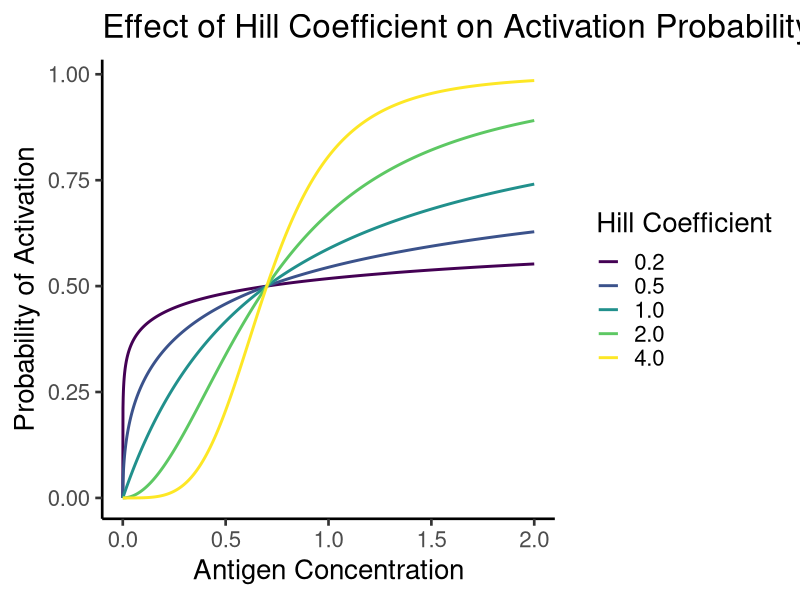
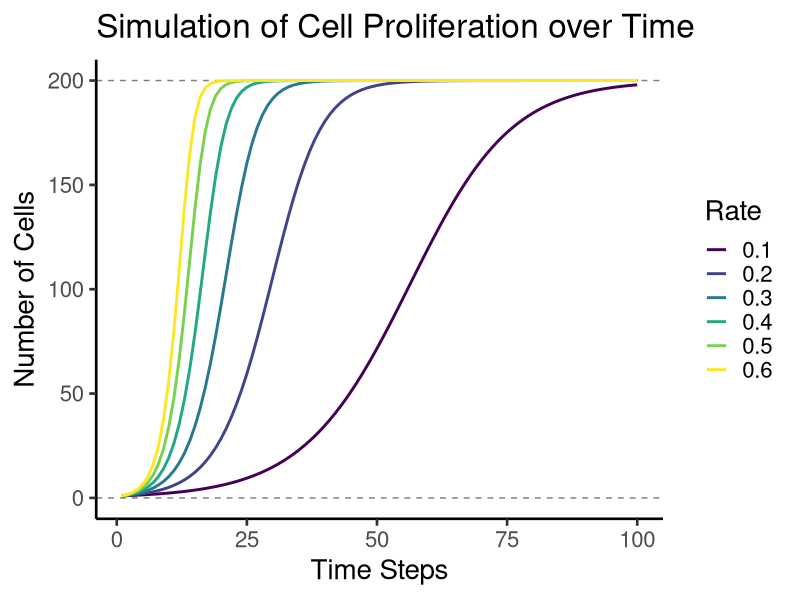
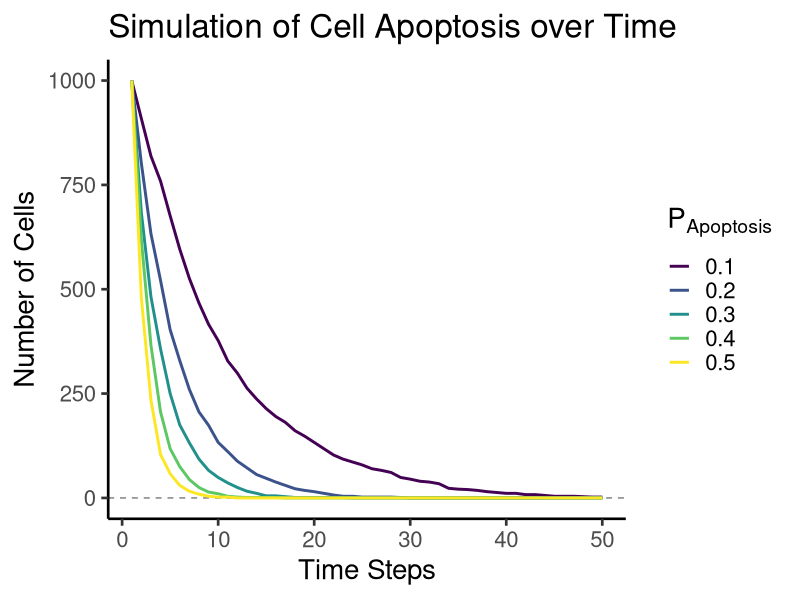
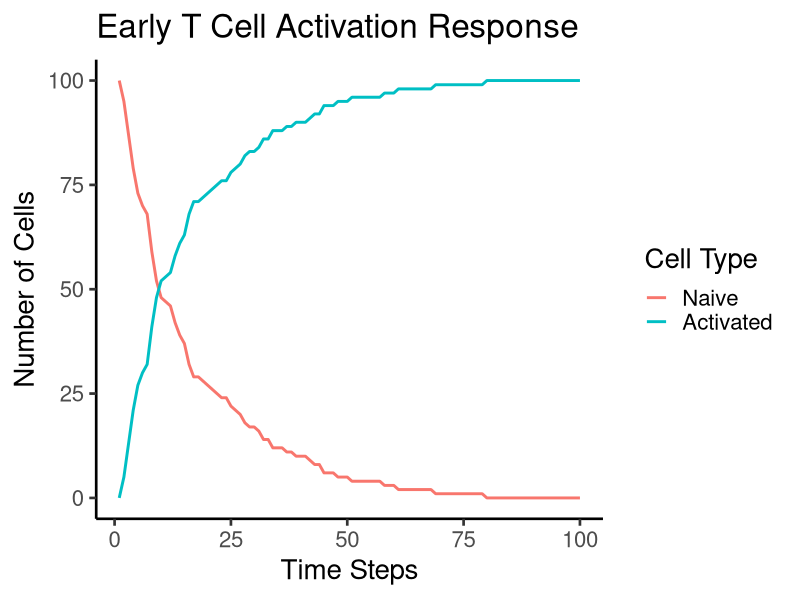
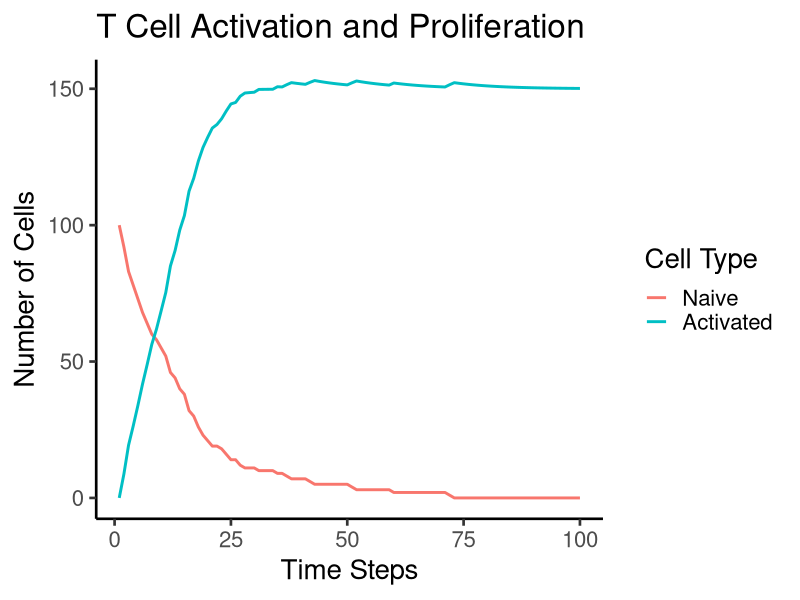
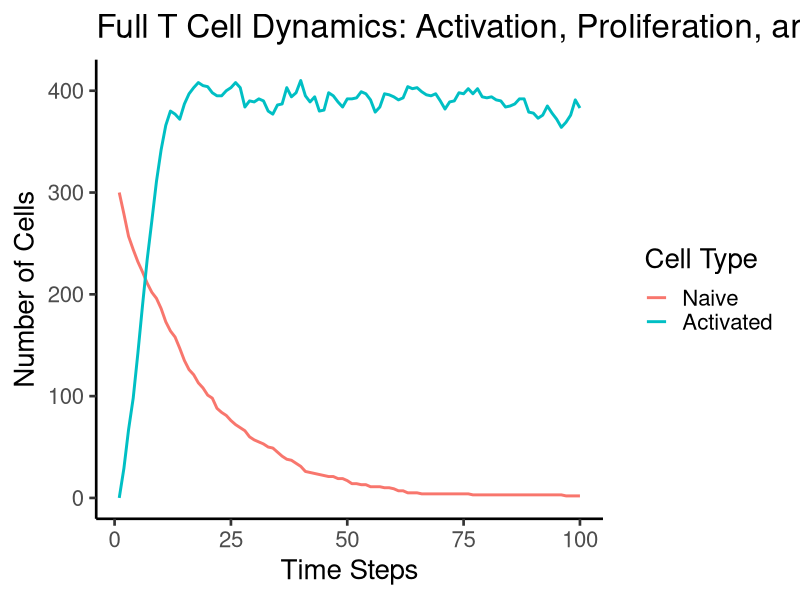
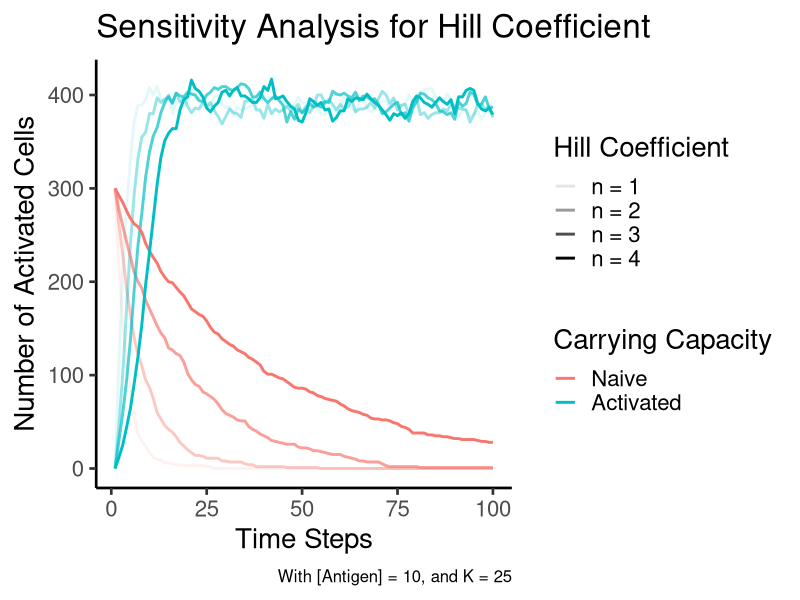

The R script that drew these images, in order:
## ---- chunk 1
#| include: false
library(ggplot2)
library(data.table)

theme_set(new = theme_classic(base_size = 20))
## ---- chunk 2
activation_probability <- function(antigen, K, n) {
  (antigen^n) / (K^n + antigen^n)
}
## ---- chunk 3
#| code-fold: true
#| fig-cap: "**Hill coefficient (`n`) on T cell activation**. When `n = 1`, the response is nearly linear. However, as n increases (`n = 2`, `n = 4`), the activation curve becomes increasingly steep, demonstrating enhanced cooperativity and a more pronounced threshold effect. This highlights how small changes in antigen concentration can trigger large changes in activation probability when cooperativity is high. It's like comparing a gentle slope to a cliff, a small step can make a big difference when you're near the edge of the cliff (high `n`)."

antigen_conc <- seq(0, 2, by = 0.001)

df <- lapply(c("0.2" = 0.2, "0.5" = 0.5, 
         "1.0" = 1.0, "2.0" = 2.0, 
         "4.0" = 4.0), function(x) {
           data.table(
             Pr = activation_probability(antigen_conc, K = 0.7, n = x),
             Antigen = antigen_conc
           )
         }) |> rbindlist(idcol = "Hill coefficient")

ggplot(df, aes(Antigen, Pr)) +
  geom_line(aes(color = `Hill coefficient`), linewidth = 1) +
  labs(x = "Antigen Concentration", y = "Probability of Activation", color = "Hill Coefficient", title = "Effect of Hill Coefficient on Activation Probability") +
  scale_color_ordinal()
## ---- chunk 4
proliferation <- function(N, r, K) {
  N + r * N * (1 - N / K)
}
## ---- chunk 5
#| code-fold: true
#| fig-cap: "**Dynamics of T cell proliferation using the logistic growth model**. Simulations with varying growth rates (r) show that faster proliferation leads to a more rapid initial increase in cell numbers. However, the carrying capacity (K = 200) acts as a limiting factor, causing all populations to eventually reach a plateau, highlighting the constraint of resources on cell growth. It's like a race between different rabbit populations, the faster breeders get to the maximum population size quicker, but they all eventually hit the limit of their field."

## Function to simulate cell proliferation
proliferating_cells <- function(n_steps, n_cells, r, k) {
  cells <- numeric(n_steps)
  cells[1L] <- n_cells
  for (t in 2:n_steps) {
    cells[t] <- proliferation(N = cells[t-1], r = r, K = k)
  }
  data.table(Time = seq_len(n_steps), Cells = cells)
}

## Testing different Rate values
df <- lapply(X = seq(0.1, 0.6, by = 0.1), function(x) {
  proliferating_cells(100, 1, x, 200)
}) |> rbindlist(idcol = "Rate")

## Pretty labels for plotting
df[, Rate := ordered(Rate, levels = 1:6, labels = seq(0.1, 0.6, by = 0.1))]

## ggplot2 plot
ggplot(df, aes(Time, Cells, color = Rate)) +
  geom_hline(yintercept = c(0, 200), color = "gray50", 
             linewidth = 1/2, linetype = 2) +
  geom_line(linewidth = 1) +
  labs(x = "Time Steps",
       y = "Number of Cells", 
       title = "Simulation of Cell Proliferation over Time")
## ---- chunk 6
apoptosis <- function(N, p_apoptosis) {
  n_apoptosis <- rbinom(1, N, p_apoptosis) # Number of cells undergoing apoptosis
  N - n_apoptosis
}
## ---- chunk 7
#| code-fold: true
#| fig-cap: "**Effect of apoptosis probability on cell population size over time**. Simulations show that increasing the probability of apoptosis ($p_{\text{apoptosis}}$) results in a more rapid decrease in the number of cells, illustrating the direct relationship between apoptosis rate and population decline. It's like watching a sandcastle being washed away by the tide, the stronger the tide (higher `p_apoptosis`), the faster the sandcastle disappears."

## Function to simulate cell dead
apoptotic_cells <- function(n_steps, n_cells, p) {
  cells <- numeric(n_steps)
  cells[1L] <- n_cells
  for (t in 2:n_steps) {
    cells[t] <- apoptosis(N = cells[t-1], p_apoptosis = p)
  }
  data.table(Time = seq_len(n_steps), Cells = cells)
}

## Testing different Rate values
df <- lapply(X = seq(0.1, 0.5, by = 0.1), function(x) {
  apoptotic_cells(50, 1000, x)
}) |> rbindlist(idcol = "Probability")

## Pretty labels for plotting
df[, Probability := ordered(Probability, levels = 1:5, labels = seq(0.1, 0.5, by = 0.1))]

## ggplot2 plot
ggplot(df, aes(Time, Cells, color = Probability)) +
  geom_hline(yintercept = c(0), color = "gray50", 
             linewidth = 1/2, linetype = 2) +
  geom_line(linewidth = 1) +
  labs(x = "Time Steps",
       y = "Number of Cells", 
       title = "Simulation of Cell Apoptosis over Time",
       color = expression(P[Apoptosis]))
## ---- chunk 8
## T Cell population
n_steps <- 100         # Number of time steps
n_naive <- 100         # Initial number of naive T cells

## T Cell activation function
antigen_level <- 0.2   # Antigen concentration
K_activation <- 0.5    # Dissociation constant for activation
n_hill <- 3            # Hill coefficient for activation
## ---- chunk 9
## Simulation function
sim_t_activation <- function(n_steps, n_naive, antigen_level, K_activation, n_hill) {
  # Initialize data structures
  naive_t_cells <- numeric(n_steps)
  activated_t_cells <- numeric(n_steps)
  
  # Initial number of naive T cells
  naive_t_cells[1L] <- n_naive
  
  ## Probability of activation
  prob <- activation_probability(antigen_level, K_activation, n_hill)
  
  # Loop of activation cycle
  for (t in 2:n_steps) {
    # Probabilistic Activation of T cells
    n_activated <- 0
    n_activated <- sum(runif(n = naive_t_cells[t-1]) < prob)
    
    ## Update population of T cells
    naive_t_cells[t] <- naive_t_cells[t-1] - n_activated
    activated_t_cells[t] <- activated_t_cells[t-1] + n_activated
  }
  
  # Preparing the data from the simulation
  df <- data.table(Time = seq_len(n_steps), 
                   Naive = naive_t_cells, 
                   Activated = activated_t_cells)
  
  # In long format
  melt(df, id.vars = "Time")
}
## ---- chunk 10
#| code-fold: true
#| fig-cap: "**Early stages of T cell activation in response to antigen**. The simulation demonstrates a decline in the naive T cell population coupled with a corresponding rise in the activated T cell population, reflecting the transition from naive to activated state. It's like turning up the heat on the battlefield, the stronger the enemy (higher antigen level), the quicker our T cells get mobilized."

df <- sim_t_activation(n_steps, n_naive, antigen_level, K_activation, n_hill)

ggplot(df, aes(x = Time, y = value, color = variable)) +
  geom_line(linewidth = 1) +
  labs(title = "Early T Cell Activation Response", x = "Time Steps", y = "Number of Cells", color = "Cell Type")
## ---- chunk 11
## T Cell Proliferation and Apoptosis
r_proliferation <- 0.1 # Proliferation rate
K_carrying <- 150      # Carrying capacity
## ---- chunk 12
#| echo: false

## Simulation function
sim_t_activation <- function(n_steps, n_naive, antigen_level, K_activation, n_hill, r_proliferation, K_carrying) {
  # Initialize data structures
  naive_t_cells <- numeric(n_steps)
  activated_t_cells <- numeric(n_steps)
  
  # Initial number of naive T cells
  naive_t_cells[1L] <- n_naive
  
  ## Probability of activation
  prob <- activation_probability(antigen_level, K_activation, n_hill)
  
  # Loop of activation cycle
  for (t in 2:n_steps) {
    # Probabilistic Activation of T cells
    n_activated <- 0
    n_activated <- sum(runif(n = naive_t_cells[t-1]) < prob)
    
    ## Update population of T cells
    naive_t_cells[t] <- naive_t_cells[t-1] - n_activated
    activated_t_cells[t] <- activated_t_cells[t-1] + n_activated
    
    ## Adding proliferation dynamics
    activated_t_cells[t] <- proliferation(activated_t_cells[t], r_proliferation, K_carrying)
  }
  
  # Preparing the data from the simulation
  df <- data.table(Time = seq_len(n_steps), 
                   Naive = naive_t_cells, 
                   Activated = activated_t_cells)
  
  # In long format
  melt(df, id.vars = "Time")
}
## ---- chunk 13
#| code-fold: true
#| fig-cap: "**Combined processes of T cell activation and proliferation**. Following initial activation driven by antigen (as seen by the decrease in naive T cells and increase in activated T cells), the activated population undergoes logistic growth. This is characterized by an initial phase of rapid, near-exponential expansion, which then slows down as the population approaches the carrying capacity (`K = 150`), demonstrating resource limitation. It's like a population of rabbits in a field, they multiply quickly at first, but eventually, they run out of space and resources, and the population stabilizes."

df <- sim_t_activation(n_steps, n_naive, antigen_level, K_activation, n_hill, r_proliferation, K_carrying)

ggplot(df, aes(x = Time, y = value, color = variable)) +
  geom_line(linewidth = 1) +
  labs(title = "T Cell Activation and Proliferation", x = "Time Steps", y = "Number of Cells", color = "Cell Type")
## ---- chunk 14
#| echo: false

## Simulation function
sim_t_activation <- function(n_steps, n_naive, antigen_level, K_activation, n_hill, r_proliferation, K_carrying, p_apoptosis) {
  # Initialize data structures
  naive_t_cells <- numeric(n_steps)
  activated_t_cells <- numeric(n_steps)
  
  # Initial number of naive T cells
  naive_t_cells[1L] <- n_naive
  
  ## Probability of activation
  prob <- activation_probability(antigen_level, K_activation, n_hill)
  
  # Loop of activation cycle
  for (t in 2:n_steps) {
    # Probabilistic Activation of T cells
    n_activated <- 0
    n_activated <- sum(runif(n = naive_t_cells[t-1]) < prob)
    
    ## Update population of T cells
    naive_t_cells[t] <- naive_t_cells[t-1] - n_activated
    activated_t_cells[t] <- activated_t_cells[t-1] + n_activated
    
    ## Adding proliferation dynamics
    activated_t_cells[t] <- proliferation(activated_t_cells[t], r_proliferation, K_carrying)
    
    ## Adding the effect of apoptotis
    activated_t_cells[t] <- apoptosis(N = round(activated_t_cells[t]), p_apoptosis)
  }
  
  # Preparing the data from the simulation
  df <- data.table(Time = seq_len(n_steps), 
                   Naive = naive_t_cells, 
                   Activated = activated_t_cells)
  
  # In long format
  melt(df, id.vars = "Time")
}
## ---- chunk 15
#| code-fold: true
#| fig-cap: "**Integration of all key T cell processes: activation, proliferation, and apoptosis**. Following antigen-driven activation, activated T cells proliferate, reaching a peak population size. Subsequently, apoptosis leads to a decline in the activated T cell population, demonstrating the dynamic balance between expansion and contraction of the immune response. It's like watching a battle unfold, there's an initial surge of troops, but eventually, attrition takes its toll, and the battle either reaches a stalemate or one side prevails."

## Parameters
p_apoptosis = 0.1 # Probability of apoptosis
n_naive = 300 # Number of initial naive T cells
K_carrying = 500 # Carrying capacity
r_proliferation = 0.5 # Proliferation rate

# Simulation loop with activation, proliferation, and apoptosis
df <- sim_t_activation(n_steps, n_naive, antigen_level, K_activation, n_hill, r_proliferation, K_carrying, p_apoptosis)

# Plot the full simulation
ggplot(df, aes(x = Time, y = value, color = variable)) +
  geom_line(linewidth = 1) +
  labs(title = "Full T Cell Dynamics: Activation, Proliferation, and Apoptosis", x = "Time Steps", y = "Number of Cells", color = "Cell Type")
## ---- chunk 16
#| code-fold: true
#| fig-cap: "**Impact of the Hill coefficient on the dynamics of T cell activation and recruitment**. By varying n from 1 to 4, we observe a transition from a gradual, almost linear response (`n=1`) to a highly switch-like response (`n=4`)."

# Sensitivity analysis for Hill coefficient
n_hill <- c("n = 1" = 1, "n = 2" = 2, "n = 3" = 3, "n = 4" = 4)
df <- lapply(n_hill, function(x) {
  sim_t_activation(n_steps = 100, n_naive = 300, 
                   antigen_level = 10, K_activation = 25, n_hill = x, 
                   r_proliferation = 0.5, K_carrying = 500, p_apoptosis = 0.10)
}) |> rbindlist(idcol = "n_hill")

ggplot(df, aes(x = Time, y = value, color = variable)) +
    geom_line(aes(alpha = ordered(n_hill)), linewidth = 1) +
    labs(title = "Sensitivity Analysis for Hill Coefficient", 
         x = "Time Steps", 
         y = "Number of Activated Cells", 
         color = "Carrying Capacity", 
         alpha = "Hill Coefficient",
         caption = "With [Antigen] = 10, and K = 25") +
  theme(plot.caption = element_text(size = 12))

